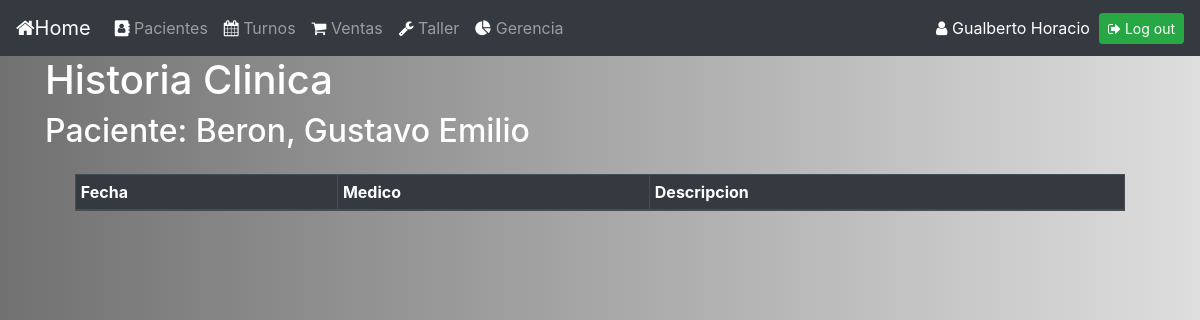
Page /133/historia_clinica (signed in) on the earlier database version.
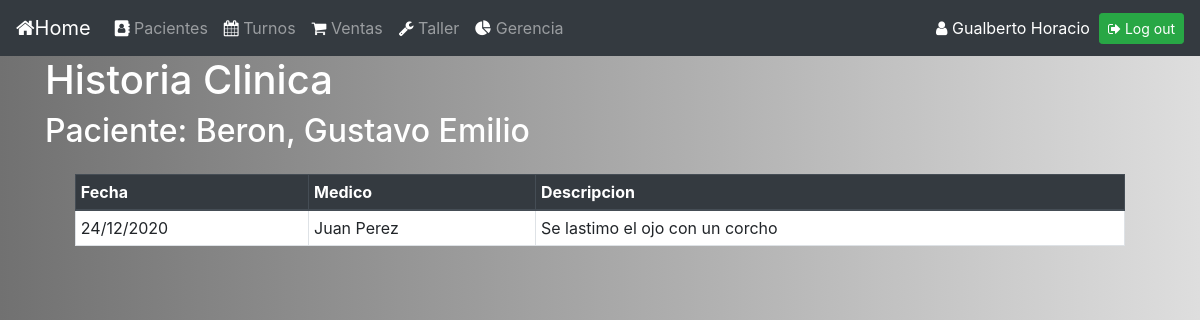
Same page on the later database version.
### gestion_consultorio/models.py (models this page shows, shortened)
class paciente(models.Model):
    nombre = models.CharField(max_length=64)
    apellido = models.CharField(max_length=64)

class historia_medica(models.Model):
    id_paciente = models.ForeignKey(paciente, on_delete=models.CASCADE)
    id_medico = models.ForeignKey(medico, on_delete=models.CASCADE)
    fecha = models.DateField()
    descripcion = models.TextField(blank=True)

class medico(models.Model):
    nombre = models.CharField(max_length=64)
    apellido = models.CharField(max_length=64)
    def __str__(self):
        return f"{self.nombre} {self.apellido}"

### gestion_consultorio/views.py (the view)
# urls.py: path("<int:paciente_id>/historia_clinica", views.historia_clinica, name="historia_clinica"),
@login_required(login_url='login_view')
def historia_clinica(request, paciente_id):
    return render(request,"historia_clinica.html",{"paciente":paciente.objects.get(pk=paciente_id),"historia_clinica": historia_medica.objects.filter(id_paciente=paciente_id)})

### gestion_consultorio/templates/historia_clinica.html (shortened to what this page needs)
{% extends "layout.html" %}
{% block body %}
<div class="container">
  <h1 style="color:white">Historia Clinica</h1>
  <h2 style="color:white">Paciente: {{paciente.apellido}}, {{paciente.nombre}}</h2>
<div class="container">
  <div id="div1" class ="col-md-12">
    <table border="1" class="table table-hover table-bordered bg-white table-sm">
      <thead class="thead-dark">
        <tr>
          <th scope="col">Fecha</th>
          <th scope="col">Medico</th>
          <th scope="col">Descripcion</th>
        </tr>
      </thead>
      <tbody id="tabla_historia_clinica">
        {% for movimiento in historia_clinica %}
          <tr>
            <td>{{movimiento.fecha|date:"d/m/Y"}}</td>
            <td>{{movimiento.id_medico}}</td>
            <td>{{movimiento.descripcion}}</td>
          </tr>
        {% endfor %}
      </tbody>
    </table>
  </div>
</div>
{% endblock %}

### gestion_consultorio/templates/layout.html (shortened to what this page needs)
{% load static %}
<!DOCTYPE html>
<html lang="es">
<head>
    <link rel="stylesheet" href="https://cdn.jsdelivr.net/npm/bootstrap@4.5.3/dist/css/bootstrap.min.css">
    <link href="https://cdnjs.cloudflare.com/ajax/libs/font-awesome/4.7.0/css/font-awesome.min.css" rel="stylesheet">
    <link rel="stylesheet" href="{% static '/css/estilos.css' %}">
    <nav class="navbar navbar-expand-sm bg-dark navbar-dark">
        <a class="navbar-brand" href="{% url 'index' %}"> <i style="color:white;" class="fa fa-home" aria-hidden="true"></i>Home</a>
        <div class="collapse navbar-collapse" id="navbarTogglerDemo02">
            <ul class="navbar-nav mr-auto mt-2 mt-lg-0">
                <li class="nav-item">
                    <a class="nav-link" href="{% url 'pacientes' %}"> <i style="color:white;" class="fa fa-address-book" aria-hidden="true"></i> Pacientes</a>
                </li>
                <li class="nav-item">
                    <a class="nav-link" href="{% url 'turnos' %}"><i style="color:white;" class="fa fa-calendar" aria-hidden="true"></i> Turnos</a>
                </li>
                <li class="nav-item">
                    <a class="nav-link" href="{% url 'ventas' %}"><i style="color:white;" class="fa fa-shopping-cart" aria-hidden="true"></i> Ventas</a>
                </li>
                <li class="nav-item">
                    <a class="nav-link" href="{% url 'taller' %}"><i style="color:white;" class="fa fa-wrench" aria-hidden="true"></i> Taller</a>
                </li>
                <li class="nav-item">
                    <a class="nav-link" href="{% url 'gerencia' %}"><i style="color:white;" class="fa fa-pie-chart" aria-hidden="true"></i> Gerencia</a>
                </li>
            </ul>
            <a style="color: white; text-align:center;"><i style="color: white;" class="fa fa-user"></i>  {{ request.user.last_name }} {{ request.user.first_name }}</a> &nbsp;&nbsp;
            <a href="{% url 'logout_view' %}" class="btn btn-success btn-sm"><i class="fa fa-sign-out" aria-hidden="true"></i> Log out</a>
        </div>
    </nav>
</head>
<body>
    {%block body%}
    {%endblock%}
</body>
</html>

### gestion_consultorio/static/css/estilos.css (style rules this page uses)
body { background: #717171; background: -moz-linear-gradient(left, #717171 0%, #B3B3B3 61%, #DEDEDE 100%); background: -webkit-linear-gradient(left, #717171 0%, #B3B3B3 61%, #DEDEDE 100%); background: linear-gradient(to right, #717171 0%, #B3B3B3 61%, #DEDEDE 100%); }
#div1 { overflow-y: scroll; overflow-x: hidden; height:400px; width: 100%; }
td { margin: 0 auto; }

Differences in the rows shown:
added historia_medica: fecha "24/12/2020", id_medico "Juan Perez", descripcion "Se lastimo el ojo con un corcho"
